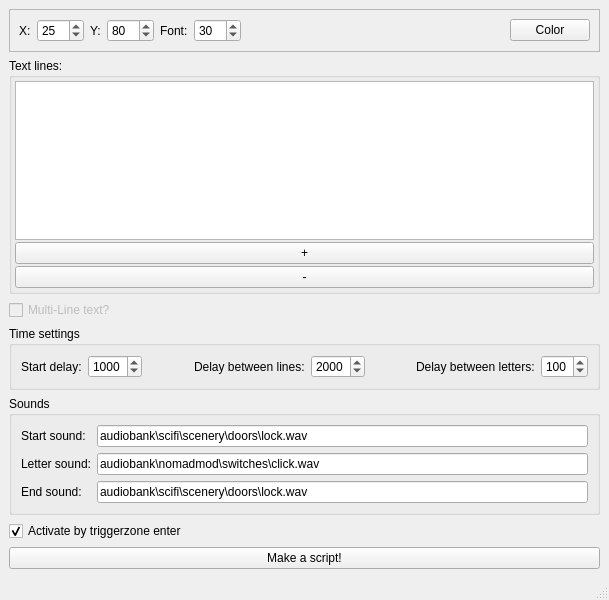
<?xml version="1.0" encoding="UTF-8"?>
<ui version="4.0">
 <class>MainWindow</class>
 <widget class="QMainWindow" name="MainWindow">
  <property name="geometry">
   <rect>
    <x>0</x>
    <y>0</y>
    <width>609</width>
    <height>600</height>
   </rect>
  </property>
  <property name="windowTitle">
   <string>HoloWriter (by NavY LiK), ver. 0.5b</string>
  </property>
  <property name="windowIcon">
   <iconset>
    <normaloff>icon.ICO</normaloff>icon.ICO</iconset>
  </property>
  <widget class="QWidget" name="centralwidget">
   <layout class="QVBoxLayout" name="verticalLayout">
    <item>
     <widget class="QFrame" name="frame">
      <property name="frameShape">
       <enum>QFrame::StyledPanel</enum>
      </property>
      <property name="frameShadow">
       <enum>QFrame::Raised</enum>
      </property>
      <layout class="QHBoxLayout" name="horizontalLayout">
       <item>
        <widget class="QLabel" name="label">
         <property name="text">
          <string>X:</string>
         </property>
        </widget>
       </item>
       <item>
        <widget class="QDoubleSpinBox" name="X">
         <property name="toolTip">
          <string>Start coordinates in % of screen size</string>
         </property>
         <property name="statusTip">
          <string>Start coordinates in % of screen size</string>
         </property>
         <property name="decimals">
          <number>0</number>
         </property>
         <property name="maximum">
          <double>100.000000000000000</double>
         </property>
         <property name="singleStep">
          <double>5.000000000000000</double>
         </property>
         <property name="value">
          <double>25.000000000000000</double>
         </property>
        </widget>
       </item>
       <item>
        <widget class="QLabel" name="label_2">
         <property name="text">
          <string>Y:</string>
         </property>
        </widget>
       </item>
       <item>
        <widget class="QDoubleSpinBox" name="Y">
         <property name="toolTip">
          <string>Start coordinates in % of screen size</string>
         </property>
         <property name="statusTip">
          <string>Start coordinates in % of screen size</string>
         </property>
         <property name="decimals">
          <number>0</number>
         </property>
         <property name="maximum">
          <double>100.000000000000000</double>
         </property>
         <property name="singleStep">
          <double>5.000000000000000</double>
         </property>
         <property name="value">
          <double>80.000000000000000</double>
         </property>
        </widget>
       </item>
       <item>
        <widget class="QLabel" name="label_6">
         <property name="text">
          <string>Font:</string>
         </property>
        </widget>
       </item>
       <item>
        <widget class="QSpinBox" name="font">
         <property name="toolTip">
          <string>Font size</string>
         </property>
         <property name="statusTip">
          <string>Font size</string>
         </property>
         <property name="maximum">
          <number>100</number>
         </property>
         <property name="singleStep">
          <number>10</number>
         </property>
         <property name="value">
          <number>30</number>
         </property>
        </widget>
       </item>
       <item>
        <spacer name="horizontalSpacer">
         <property name="orientation">
          <enum>Qt::Horizontal</enum>
         </property>
         <property name="sizeHint" stdset="0">
          <size>
           <width>40</width>
           <height>20</height>
          </size>
         </property>
        </spacer>
       </item>
       <item>
        <widget class="QPushButton" name="colorButton">
         <property name="toolTip">
          <string>Color of output text</string>
         </property>
         <property name="statusTip">
          <string>Color of output text</string>
         </property>
         <property name="text">
          <string>Color</string>
         </property>
        </widget>
       </item>
      </layout>
     </widget>
    </item>
    <item>
     <widget class="QGroupBox" name="groupBox_3">
      <property name="title">
       <string>Text lines:</string>
      </property>
      <layout class="QVBoxLayout" name="verticalLayout_2">
       <property name="spacing">
        <number>2</number>
       </property>
       <property name="leftMargin">
        <number>3</number>
       </property>
       <property name="topMargin">
        <number>3</number>
       </property>
       <property name="rightMargin">
        <number>3</number>
       </property>
       <property name="bottomMargin">
        <number>3</number>
       </property>
       <item>
        <widget class="QListWidget" name="listWidget">
         <property name="toolTip">
          <string>&lt;html&gt;&lt;head/&gt;&lt;body&gt;&lt;p&gt;Double-click a line to replace text. &lt;/p&gt;&lt;p&gt;You also may use comma sign! It would be replaced to false-comma :)&lt;/p&gt;&lt;/body&gt;&lt;/html&gt;</string>
         </property>
         <property name="statusTip">
          <string>Double-click a line to replace text.</string>
         </property>
        </widget>
       </item>
       <item>
        <widget class="QPushButton" name="plus">
         <property name="toolTip">
          <string>Add a new line</string>
         </property>
         <property name="statusTip">
          <string>Add a new line</string>
         </property>
         <property name="text">
          <string>+</string>
         </property>
        </widget>
       </item>
       <item>
        <widget class="QPushButton" name="minus">
         <property name="toolTip">
          <string>Remove selected line</string>
         </property>
         <property name="statusTip">
          <string>Remove selected line</string>
         </property>
         <property name="text">
          <string>-</string>
         </property>
        </widget>
       </item>
      </layout>
     </widget>
    </item>
    <item>
     <widget class="QCheckBox" name="multiLine">
      <property name="enabled">
       <bool>false</bool>
      </property>
      <property name="toolTip">
       <string>Feature's not availible in BETA!</string>
      </property>
      <property name="statusTip">
       <string>Feature's not availible in BETA!</string>
      </property>
      <property name="text">
       <string>Multi-Line text?</string>
      </property>
     </widget>
    </item>
    <item>
     <widget class="QGroupBox" name="groupBox">
      <property name="title">
       <string>Time settings</string>
      </property>
      <layout class="QHBoxLayout" name="horizontalLayout_3">
       <item>
        <widget class="QLabel" name="label_7">
         <property name="text">
          <string>Start delay:</string>
         </property>
        </widget>
       </item>
       <item>
        <widget class="QSpinBox" name="preDelay">
         <property name="toolTip">
          <string>How long cursor blinks before text starts to appear</string>
         </property>
         <property name="statusTip">
          <string>How long cursor blinks before text starts to appear</string>
         </property>
         <property name="maximum">
          <number>5000</number>
         </property>
         <property name="singleStep">
          <number>100</number>
         </property>
         <property name="value">
          <number>1000</number>
         </property>
        </widget>
       </item>
       <item>
        <spacer name="horizontalSpacer_4">
         <property name="orientation">
          <enum>Qt::Horizontal</enum>
         </property>
         <property name="sizeHint" stdset="0">
          <size>
           <width>40</width>
           <height>20</height>
          </size>
         </property>
        </spacer>
       </item>
       <item>
        <widget class="QLabel" name="label_4">
         <property name="text">
          <string>Delay between lines:</string>
         </property>
        </widget>
       </item>
       <item>
        <widget class="QSpinBox" name="lineTime">
         <property name="toolTip">
          <string>How long each line would stay on a screen after completion</string>
         </property>
         <property name="statusTip">
          <string>How long each line would stay on a screen after completion</string>
         </property>
         <property name="maximum">
          <number>5000</number>
         </property>
         <property name="singleStep">
          <number>1000</number>
         </property>
         <property name="value">
          <number>2000</number>
         </property>
        </widget>
       </item>
       <item>
        <spacer name="horizontalSpacer_3">
         <property name="orientation">
          <enum>Qt::Horizontal</enum>
         </property>
         <property name="sizeHint" stdset="0">
          <size>
           <width>40</width>
           <height>20</height>
          </size>
         </property>
        </spacer>
       </item>
       <item>
        <widget class="QLabel" name="label_3">
         <property name="text">
          <string>Delay between letters:</string>
         </property>
        </widget>
       </item>
       <item>
        <widget class="QSpinBox" name="letterTime">
         <property name="toolTip">
          <string>Time between letters appearing on a screen</string>
         </property>
         <property name="statusTip">
          <string>Time between letters appearing on a screen</string>
         </property>
         <property name="maximum">
          <number>500</number>
         </property>
         <property name="singleStep">
          <number>10</number>
         </property>
         <property name="value">
          <number>100</number>
         </property>
        </widget>
       </item>
      </layout>
     </widget>
    </item>
    <item>
     <widget class="QGroupBox" name="groupBox_2">
      <property name="title">
       <string>Sounds</string>
      </property>
      <layout class="QFormLayout" name="formLayout">
       <item row="0" column="0">
        <widget class="QLabel" name="label_8">
         <property name="text">
          <string>Start sound:</string>
         </property>
        </widget>
       </item>
       <item row="0" column="1">
        <widget class="QLineEdit" name="startSound">
         <property name="text">
          <string>audiobank\scifi\scenery\doors\lock.wav</string>
         </property>
        </widget>
       </item>
       <item row="1" column="0">
        <widget class="QLabel" name="label_9">
         <property name="text">
          <string>Letter sound:</string>
         </property>
        </widget>
       </item>
       <item row="1" column="1">
        <widget class="QLineEdit" name="letterSound">
         <property name="text">
          <string>audiobank\nomadmod\switches\click.wav</string>
         </property>
        </widget>
       </item>
       <item row="2" column="0">
        <widget class="QLabel" name="label_10">
         <property name="text">
          <string>End sound:</string>
         </property>
        </widget>
       </item>
       <item row="2" column="1">
        <widget class="QLineEdit" name="endSound">
         <property name="text">
          <string>audiobank\scifi\scenery\doors\lock.wav</string>
         </property>
        </widget>
       </item>
      </layout>
     </widget>
    </item>
    <item>
     <widget class="QCheckBox" name="activateByTrigger">
      <property name="toolTip">
       <string>Would this trigger be activated by player in zone? If not, only activated by scripts</string>
      </property>
      <property name="statusTip">
       <string>Would this trigger be activated by player in zone? If not, only activated by scripts</string>
      </property>
      <property name="text">
       <string>Activate by triggerzone enter</string>
      </property>
      <property name="checked">
       <bool>true</bool>
      </property>
     </widget>
    </item>
    <item>
     <widget class="QPushButton" name="makeAScript">
      <property name="toolTip">
       <string>Makes an FPI script</string>
      </property>
      <property name="statusTip">
       <string>Makes an FPI script</string>
      </property>
      <property name="text">
       <string>Make a script!</string>
      </property>
     </widget>
    </item>
   </layout>
  </widget>
  <widget class="QStatusBar" name="statusbar"/>
 </widget>
 <resources/>
 <connections/>
</ui>
